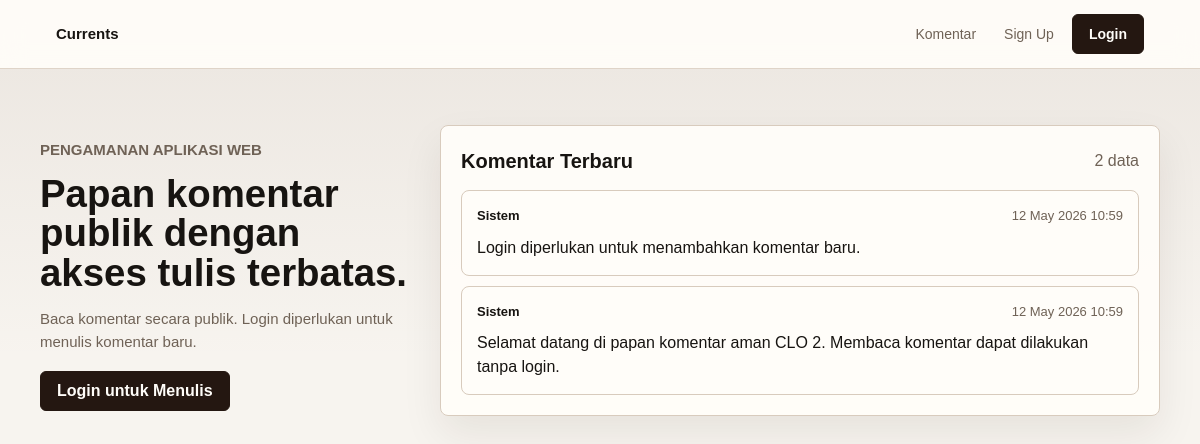
The app's page /app/public/index.php with its own data.
### tables this page shows
CREATE TABLE IF NOT EXISTS comments (
    id INT UNSIGNED AUTO_INCREMENT PRIMARY KEY,
    author VARCHAR(50) NOT NULL,
    body VARCHAR(500) NOT NULL,
    created_at TIMESTAMP NOT NULL DEFAULT CURRENT_TIMESTAMP,
    INDEX idx_comments_created_at (created_at)
);

### app/public/index.php (the view, shortened to what this page needs)
<?php
require __DIR__ . '/../src/bootstrap.php';
$stmt = db()->query('SELECT author, body, created_at FROM comments ORDER BY created_at DESC, id DESC');
$comments = $stmt->fetchAll();
page_header('Papan Komentar Publik');
?>
<div class="home-grid">
    <section class="hero">
        <p class="eyebrow">Pengamanan Aplikasi Web</p>
        <h1>Papan komentar publik dengan akses tulis terbatas.</h1>
        <p>
            Baca komentar secara publik. Login diperlukan untuk menulis komentar baru.
        </p>
        <div class="actions">
            <?php if (current_user() !== null): ?>
                <a class="button" href="/comment.php">Tulis Komentar</a>
            <?php else: ?>
                <a class="button" href="/login.php">Login untuk Menulis</a>
            <?php endif; ?>
        </div>
    </section>
    <section class="panel">
        <div class="section-title">
            <h2>Komentar Terbaru</h2>
            <span><?= count($comments) ?> data</span>
        </div>
        <?php if ($comments === []): ?>
            <p class="empty">Belum ada komentar.</p>
        <?php else: ?>
            <div class="comments">
                <?php foreach ($comments as $comment): ?>
                    <article class="comment">
                        <div class="comment-meta">
                            <strong><?= h($comment['author']) ?></strong>
                            <time><?= h(date('d M Y H:i', strtotime((string) $comment['created_at']))) ?></time>
                        </div>
                        <p><?= nl2br(h($comment['body'])) ?></p>
                    </article>
                <?php endforeach; ?>
            </div>
        <?php endif; ?>
    </section>
</div>
<?php page_footer(); ?>

### app/src/bootstrap.php (shortened to what this page needs)
<?php
function db(): PDO
{
    $host = getenv('DB_HOST') ?: 'db';
    $name = getenv('DB_NAME') ?: 'clo2_comments';
    $user = getenv('DB_USER') ?: 'clo2_user';
    $pass = getenv('DB_PASS') ?: 'clo2_password';
    $dsn = "mysql:host={$host};dbname={$name};charset=utf8mb4";
    $pdo = new PDO($dsn, $user, $pass, [
        PDO::ATTR_ERRMODE => PDO::ERRMODE_EXCEPTION,
        PDO::ATTR_DEFAULT_FETCH_MODE => PDO::FETCH_ASSOC,
        PDO::ATTR_EMULATE_PREPARES => false,
    ]);
    ensure_user_role_column($pdo);
    ensure_default_admin($pdo);
    return $pdo;
}
function ensure_user_role_column(PDO $pdo): void
{
    $column = $pdo->query("SHOW COLUMNS FROM users LIKE 'is_admin'")->fetch();
}
function ensure_default_admin(PDO $pdo): void
{
    ensure_user_role_column($pdo);
    $username = getenv('ADMIN_USERNAME') ?: 'admin';
    $password = getenv('ADMIN_PASSWORD') ?: 'Admin@240!';
    $stmt = $pdo->prepare('SELECT id FROM users WHERE username = :username LIMIT 1');
    $stmt->execute(['username' => $username]);
    $hash = password_hash($password, PASSWORD_DEFAULT);
    $insert = $pdo->prepare('INSERT INTO users (username, password_hash, is_admin) VALUES (:username, :password_hash, 1)');
    $insert->execute([
        'username' => $username,
        'password_hash' => $hash,
    ]);
}
function h(?string $value): string
{
    return htmlspecialchars($value ?? '', ENT_QUOTES | ENT_SUBSTITUTE, 'UTF-8');
}
function current_user(): ?string
{
    return isset($_SESSION['username']) && is_string($_SESSION['username'])
        ? $_SESSION['username']
        : null;
}
    ?>
    <?php
function is_valid_username(string $username): bool
{
    return $username !== ''
        && strlen($username) <= MAX_USERNAME_LENGTH
        && preg_match('/^[A-Za-z0-9_.-]+$/', $username) === 1;
}
function page_header(string $title): void
{
    $user = current_user();
    ?>
<!doctype html>
<html lang="id">
<head>
    <link rel="stylesheet" href="/assets/styles.css">
</head>
<body>
    <header class="topbar">
        <a class="brand" href="/">Currents</a>
        <nav class="nav">
            <a href="/">Komentar</a>
            <?php if ($user !== null): ?>
                <?php if (current_user_is_admin()): ?>
                    <a href="/admin.php">Admin Panel</a>
                <?php endif; ?>
                <a href="/comment.php">Tulis Komentar</a>
                <span class="user">Login: <?= h($user) ?></span>
                <form class="inline-form" method="post" action="/logout.php">
                    <?php csrf_input(); ?>
                    <button class="button button-outline" type="submit">Logout</button>
                </form>
            <?php else: ?>
                <a href="/signup.php">Sign Up</a>
                <a class="button" href="/login.php">Login</a>
            <?php endif; ?>
        </nav>
    </header>
    <main class="shell">
    <?php
}
function page_footer(): void
{
    ?>
    </main>
</body>
</html>
    <?php
}

### app/public/assets/styles.css (style rules this page uses)
:root { color-scheme: light; --bg: #f7f4ef; --surface: #fffdf9; --surface-muted: #f0e8dd; --text: #171411; --muted: #6f6256; --border: #d8cbbd; --primary: #5b3a29; --primary-dark: #241711; --primary-soft: #efe3d5; --danger-bg: #fff4f2; --danger: #9f241d; --success-bg: #f2f7ed; --success: #3f6b2a; --shadow: 0 18px 40px rgba(36, 23, 17, 0.08); }
* { box-sizing: border-box; }
html { min-width: 320px; }
body { margin: 0; min-height: 100vh; background: linear-gradient(180deg, rgba(91, 58, 41, 0.08), transparent 360px), var(--bg); color: var(--text); font-family: Arial, Helvetica, sans-serif; line-height: 1.5; }
a { color: inherit; text-decoration: none; }
.topbar { position: sticky; top: 0; z-index: 10; display: flex; align-items: center; justify-content: space-between; gap: 18px; padding: 14px clamp(18px, 5vw, 56px); border-bottom: 1px solid rgba(216, 203, 189, 0.82); background: rgba(255, 253, 249, 0.92); backdrop-filter: blur(12px); }
.brand { font-size: 15px; font-weight: 800; letter-spacing: 0; }
.nav { display: flex; align-items: center; flex-wrap: wrap; justify-content: flex-end; gap: 8px; color: var(--muted); font-size: 14px; }
.nav > a:not(.button), .user { min-height: 36px; display: inline-flex; align-items: center; padding: 0 10px; border-radius: 6px; }
.shell { width: min(1120px, calc(100% - 72px)); margin: 0 auto; padding: clamp(48px, 7vh, 76px) 0 56px; }
.hero { padding: 14px 0 18px; }
.hero h1, .auth-layout h1 { max-width: 760px; margin: 0; font-size: clamp(32px, 4vw, 48px); line-height: 1.04; letter-spacing: 0; }
.hero p, .auth-layout p { max-width: 690px; color: var(--muted); font-size: 16px; }
.eyebrow { margin: 0 0 12px; color: var(--primary); font-size: 12px; font-weight: 800; letter-spacing: 0; text-transform: uppercase; }
.actions { margin-top: 18px; }
.home-grid { display: grid; grid-template-columns: minmax(300px, 370px) minmax(0, 1fr); gap: 30px; align-items: start; }
.home-grid .hero { position: sticky; top: 104px; }
.home-grid .hero h1 { max-width: 390px; font-size: clamp(34px, 3.2vw, 46px); }
.home-grid .hero p { max-width: 360px; font-size: 15px; }
.button { display: inline-flex; align-items: center; justify-content: center; min-height: 40px; padding: 0 16px; border: 1px solid var(--primary-dark); border-radius: 6px; background: var(--primary-dark); color: #fffdf9; font: inherit; font-weight: 750; cursor: pointer; transition: background 150ms ease, border-color 150ms ease, transform 150ms ease; }
.panel, .form-card, .stat-card, .comment { border: 1px solid var(--border); border-radius: 8px; background: rgba(255, 253, 249, 0.96); box-shadow: var(--shadow); }
.panel { padding: 20px; }
.section-title { display: flex; align-items: center; justify-content: space-between; gap: 16px; margin-bottom: 14px; }
.section-title h2 { margin: 0; font-size: 20px; }
.section-title span, .hint, .empty { color: var(--muted); }
.comments { display: grid; gap: 10px; }
.comment { padding: 15px; box-shadow: none; }
.comment p { margin: 10px 0 0; white-space: normal; overflow-wrap: anywhere; }
.comment-meta { display: flex; align-items: center; justify-content: space-between; gap: 12px; color: var(--muted); font-size: 13px; }
.comment-meta strong { color: var(--text); }

### records on screen
comments: author "Sistem", created_at "12 May 2026 10:59", body "Login diperlukan untuk menambahkan komentar baru."
comments: author "Sistem", created_at "12 May 2026 10:59", body "Selamat datang di papan komentar aman CLO 2. Membaca komentar dapat dilakukan tanpa login."

### other values on screen
count($comments) "2"
